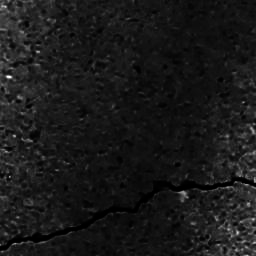
#> input picture Segmentación Machine Learning/crack img/crack.png, 256 x 256 px
$ python -i box_cox_img.py   (imports and definitions only)
#> lines starting #> are read from the running program, lines starting #| are printed output that depends on the picture
from scipy import stats
import matplotlib.pyplot as plt
import numpy as np

class BoxCoxImg:
    def __init__(self, img_path):
        self.img = plt.imread(img_path)
#> self.img is the input picture: shape (256, 256) float32; min 0, max 1, mean 0.0972
        self.bw_img = self.black_white()

    def show(self):
        plt.imshow(self.img, cmap='gray' if len(self.img.shape) == 2 else None)
        plt.show()

    def get_lambda(self, X):
        return stats.boxcox(X)[1]

    def normalize(self, X):
        return (X - X.min()) / (X.max() - X.min()) + 0.00001

    def normalize_reshape(self, X, shape):
        return self.normalize(X).reshape(shape)

    def black_white(self):
        # Si la imagen ya es en escala de grises (tiene 2 dimensiones), no la convierte
        if len(self.img.shape) == 2:
            return self.img
        else:
            # Conversión a escala de grises para imágenes con 3 canales (RGB)
            return 0.299*self.img[:,:,0] + 0.587*self.img[:,:,1] + 0.114*self.img[:,:,2]

    def transform(self, lam=None, method='full', normalize=True):
#> called with method = 'full', normalize = True
        X = self.bw_img.flatten()

        if normalize:
            X = self.normalize(X)

        if lam is not None:
            img = stats.boxcox(X, lam)
            return self.normalize_reshape(img, shape=self.bw_img.shape)

        else:
            if method == 'full':
                img, lam = stats.boxcox(X)
#> lam = 0.43
                return self.normalize_reshape(img, shape=self.bw_img.shape), lam
#> in normalize_reshape, `return self.normalize(X).reshape(shape)`:
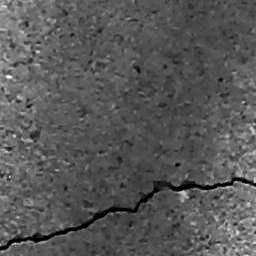
#> returned value: shape (256, 256) float32; min 1e-05, max 1, mean 0.346

            elif method == 'hist':
                X_hist = np.histogram(X, bins=256)
                lam = self.get_lambda(X_hist[0]+1)
                img = stats.boxcox(X, lam)
                return self.normalize_reshape(img, shape=self.bw_img.shape), lam

            elif method == 'grid':
                X = self.bw_img.copy()
                resolution = 10
                lam = np.array([])

                for i in range(0, X.shape[0], resolution):
                    for j in range(0, X.shape[1], resolution):
                        window = X[i:i+resolution, j:j+resolution].flatten()
                        try:
                            bc_window, current_lam = stats.boxcox(window)
                            lam = np.append(lam, current_lam)
                        except:
                            continue
                lam = lam.mean()
                return self.transform(lam=lam), lam

            elif method == 'moving_window':
                X = self.bw_img.copy()
                lam = np.zeros(X.shape)
                resolution = 10

                for i in range(0, X.shape[0], 1):
                    for j in range(0, X.shape[1], 1):
                        window = X[i:i+resolution, j:j+resolution].flatten()
                        try:
                            bc_window, current_lam = stats.boxcox(window)
                            lam = np.append(lam, current_lam)
                        except:
                            continue
                lam = lam.mean()
                return self.transform(lam=lam), lam

            elif method == 'moving_window_moving_lambda':
                X = self.bw_img.copy()
                img = np.zeros(X.shape)
                lam = np.zeros(X.shape)

                for i in range(0, X.shape[0], 10):
                    for j in range(0, X.shape[1], 10):
                        window = X[i:i+10, j:j+10].flatten()
                        try:
                            bc_window, current_lam = stats.boxcox(window)
                        except:
                            current_lam = 1
                            bc_window = stats.boxcox(window, current_lam)

                        if len(bc_window) == 100:
                            img[i:i+10, j:j+10] = bc_window.reshape(10, 10)
                            lam[i:i+10, j:j+10] = current_lam
                        elif len(bc_window) == (X.shape[0] - i)*10:
                            img[i:i+10, j:j+10] = bc_window[:100].reshape((X.shape[0] - i), 10)
                            lam[i:i+10, j:j+10] = current_lam
                        elif len(bc_window) == (X.shape[1] - j)*10:
                            img[i:i+10, j:j+10] = bc_window[:100].reshape(10, (X.shape[1] - j))
                            lam[i:i+10, j:j+10] = current_lam
                        else:
                            img[i:i+10, j:j+10] = bc_window[:100].reshape((X.shape[0] - i),(X.shape[1] - j))
                            lam[i:i+10, j:j+10] = current_lam

                return self.normalize_reshape(img, shape=self.bw_img.shape), lam

>>> result = BoxCoxImg('Segmentación Machine Learning/crack img/crack.png').transform()
